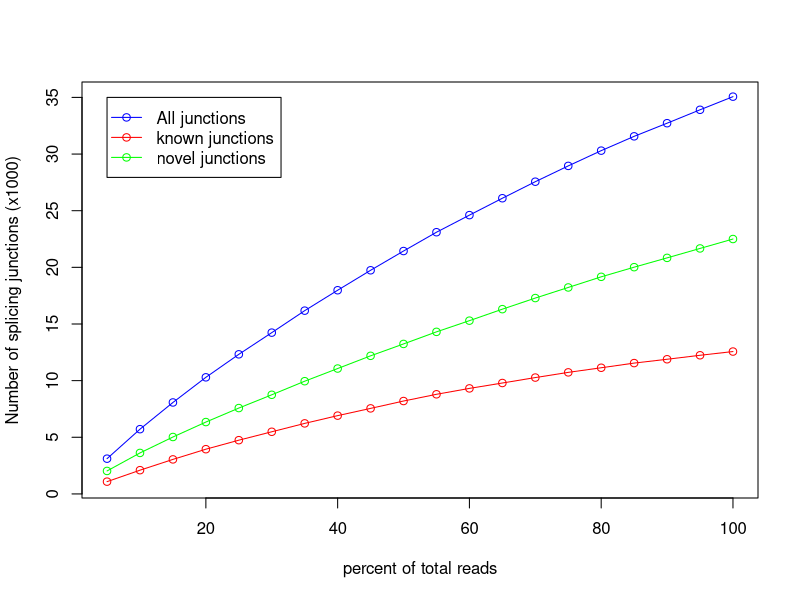

This chart was generated by the following R code:
pdf('Sample_1.junctionSaturation_plot.pdf')
x=c(5,10,15,20,25,30,35,40,45,50,55,60,65,70,75,80,85,90,95,100)
y=c(1084,2096,3048,3948,4744,5486,6227,6911,7551,8200,8795,9315,9791,10271,10730,11137,11549,11887,12238,12567)
z=c(3112,5715,8073,10292,12323,14237,16177,17979,19741,21440,23101,24609,26100,27560,28955,30301,31564,32723,33907,35067)
w=c(2028,3619,5025,6344,7579,8751,9950,11068,12190,13240,14306,15294,16309,17289,18225,19164,20015,20836,21669,22500)
m=max(12,35,22)
n=min(1,3,2)
plot(x,z/1000,xlab='percent of total reads',ylab='Number of splicing junctions (x1000)',type='o',col='blue',ylim=c(n,m))
points(x,y/1000,type='o',col='red')
points(x,w/1000,type='o',col='green')
legend(5,35, legend=c("All junctions","known junctions", "novel junctions"),col=c("blue","red","green"),lwd=1,pch=1)
dev.off()
